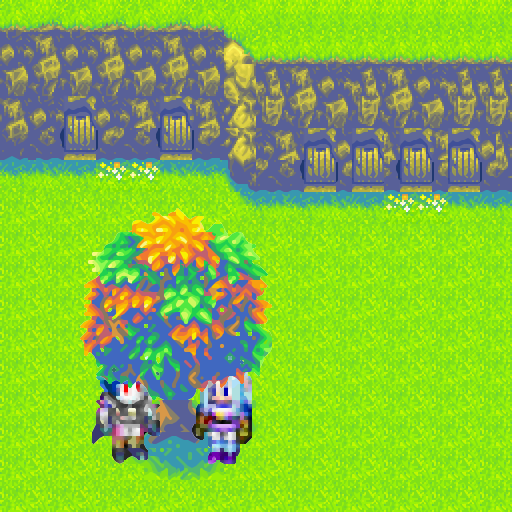

Below is a game level as drawn by its tile map, then a one-line description and the .tmx that defines it (tile-layer data replaced by summaries):
An orthogonal 32x32 tile map with 16x16 px tiles, 7 tile layers (Tile Layer 1, Tile Layer 2, Tile Layer 3, Tile Layer 4, ...), 5 tilesets, 1 image layer and 8 objects.

<map version="1.0" orientation="orthogonal" renderorder="right-down" width="32" height="32" tilewidth="16" tileheight="16" nextobjectid="16">
 <tileset firstgid="1" name="madraExt" tilewidth="16" tileheight="16" tilecount="6800" columns="100">
  <image source="../madra/madraExt.png" width="1600" height="1088" />
 </tileset>
 <tileset firstgid="6801" name="saturos" tilewidth="16" tileheight="16" tilecount="2880" columns="24">
  <image source="../../sprites/saturos.png" width="384" height="1920" />
 </tileset>
 <tileset firstgid="9681" name="alex" tilewidth="16" tileheight="16" tilecount="2304" columns="24">
  <image source="../../sprites/alex.png" width="384" height="1536" />
 </tileset>
 <tileset firstgid="11985" name="madra1-tileset" tilewidth="16" tileheight="16" tilecount="12600" columns="100">
  <image source="../madra/madra1-tileset.png" width="1600" height="2016" />
 </tileset>
 <tileset firstgid="24585" name="madra1-tilesetlarge" tilewidth="16" tileheight="16" tilecount="12600" columns="100">
  <image source="../madra/madra1-tilesetlarge.png" width="1600" height="2016" />
 </tileset>
 <imagelayer name="Image Layer 1" opacity="0.9">
  <image source="../../../touchBackground.png" width="200" height="200" />
 </imagelayer>
 <layer name="Tile Layer 1" width="32" height="32">
  <data>[1024 cells, 640 non-empty, 37 distinct tile ids]</data>
 </layer>
 <layer name="Tile Layer 2" width="32" height="32">
  <data>[1024 cells, 3 non-empty, 3 distinct tile ids]</data>
 </layer>
 <layer name="Tile Layer 3" width="32" height="32">
  <data>[1024 cells, 454 non-empty, 249 distinct tile ids]</data>
 </layer>
 <objectgroup name="Object Layer 1">
  <object id="4" x="3" y="158">
   <polyline points="0,0 62,0 64,-47 93.5,-46.5 93,0 156,0.5 157.5,-47.5 190.5,-46.5 190.5,1.5 222,1.5 226.5,20.5 246,34.5 302,34 301,-16 337,-16 335,34 349,32 350,-17 379,-15 381,32 399,33 397,-18 428,-15 432,33 446,33 446,-15 479,-13 480,29 508,31 510,353 -3,352 -2,-2" />
  </object>
  <object id="13" x="113.333" y="464">
   <polyline points="0,0 61.3333,-24 88,-16 93.3333,4 124,2.66667 145.333,-32 144,-50.6667 90,-50 80,-59.3333 81.3333,-108.667 66,-132.667 49.3333,-112 46.6667,-58.6667 38.6667,-60 -8.66667,-59.3333 -22.6667,-58.6667 -19.3333,-34 -5.33333,-24.6667 -0.666667,-0.666667" />
  </object>
 </objectgroup>
 <layer name="Tile Layer 4" width="32" height="32">
  <data>[1024 cells, 72 non-empty, 72 distinct tile ids]</data>
 </layer>
 <layer name="Tile Layer 5" width="32" height="32">
  <data>[1024 cells, 155 non-empty, 155 distinct tile ids]</data>
 </layer>
 <layer name="Tile Layer 6" width="32" height="32">
  <data>[1024 cells, 0 non-empty, 0 distinct tile ids]</data>
 </layer>
 <layer name="Tile Layer 7" width="32" height="32">
  <data>[1024 cells, 0 non-empty, 0 distinct tile ids]</data>
 </layer>
 <objectgroup name="Object Layer 2">
  <object id="5" x="64" y="128" width="32.5" height="16">
   <properties>
    <property name="warp" value="1" />
   </properties>
  </object>
  <object id="6" x="158.75" y="128" width="34.75" height="16.25">
   <properties>
    <property name="warp" value="2" />
   </properties>
  </object>
  <object id="7" x="304.75" y="165.25" width="33" height="14">
   <properties>
    <property name="warp" value="3" />
   </properties>
  </object>
  <object id="8" x="352.75" y="161.25" width="31" height="18">
   <properties>
    <property name="warp" value="4" />
   </properties>
  </object>
  <object id="9" x="401.75" y="159" width="31.75" height="20">
   <properties>
    <property name="warp" value="5" />
   </properties>
  </object>
  <object id="10" x="449.25" y="159" width="33" height="20">
   <properties>
    <property name="warp" value="6" />
   </properties>
  </object>
 </objectgroup>
 <objectgroup name="Object Layer 3" />
 <objectgroup name="Object Layer 4" />
 <objectgroup name="Object Layer 5" />
 <objectgroup name="Object Layer 6" />
</map>